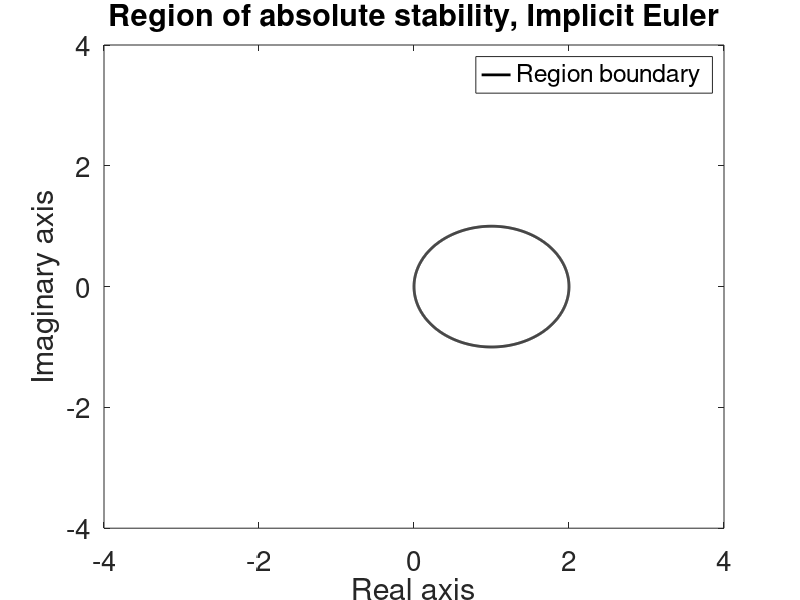

This chart was generated by the following MATLAB code: (Note: this script raises an error after producing the figure.)
clear;
close all;
% Absolute stability region plot. 

theta= linspace(0,2*pi,1000); % The boundary interval
x = exp(1i*theta); % The boundary interval in x
z = 1+x; % Combined polynomial 
% Plot boundary of area of absolute stability
figure(1)
plot(real(z),imag(z),'k-','linewidth',2)
title('Region of absolute stability, Implicit Euler')
lgd = legend('Region boundary');
xlabel('Real axis')
ylabel('Imaginary axis')
xlim([-4,4]);
ylim([-4,4]);
set(gca,'fontsize',20)
lgd.FontSize = 18;
xticks([-4 -2 0 2 4])
yticks([-4 -1  1 4])
grid on